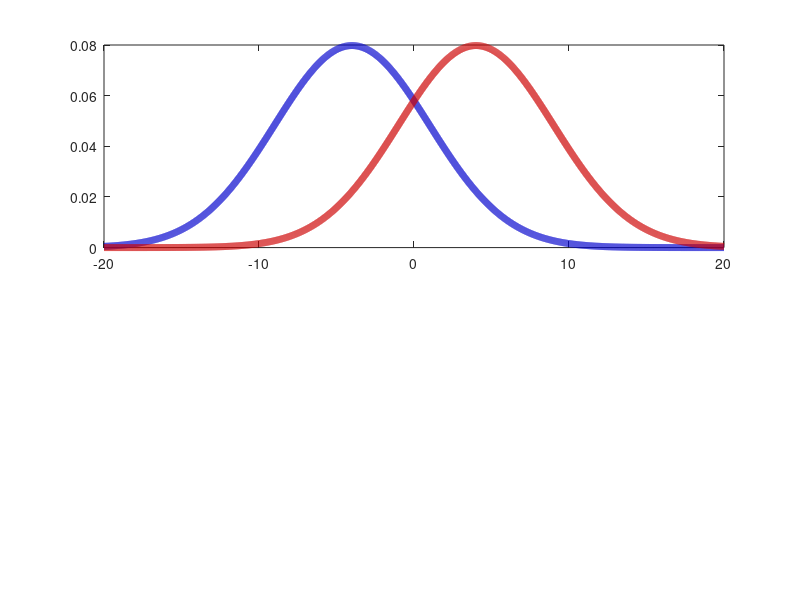

This chart was generated by the following MATLAB code: (Note: this script raises an error after producing the figure.)
x=-20:.01:20;
lw = 5;
%% task a
task(1).c1 = normpdf(x,-4,5);
task(1).c2 = normpdf(x,4,5);

%% task 2
task(2).c1 = normpdf(x,0,3);
task(2).c2 = normpdf(x,0,12);

%%
clf
blue=[0 0 .8];
red=[.8 0 0];
tasks = {'A','B'}
for t = 1:2
    subplot(2,1,t)
    plot(x,task(t).c1,'color',blue,'linewidth',lw);
    hold on
    plot(x,task(t).c2,'color',red,'linewidth',lw);
    set(gca,axes_defaults,'xtick',-20:10:20,'ytick',[],'ylim',[0 .133],'fontname','Helvetica Neue','fontsize',20);
    yl=ylabel(sprintf('$p(s|C)$',tasks{t}),'interpreter','latex');
    set(yl,'fontsize',18);
    set(gcf,'position',[1000 1200 860 298])
    if t==1
        set(gca,'xticklabel','')
    else
        xlabel('stimulus orientation $s$ $(^\circ)$','interpreter','latex')
    end
end
%%
export_fig('taska.pdf')